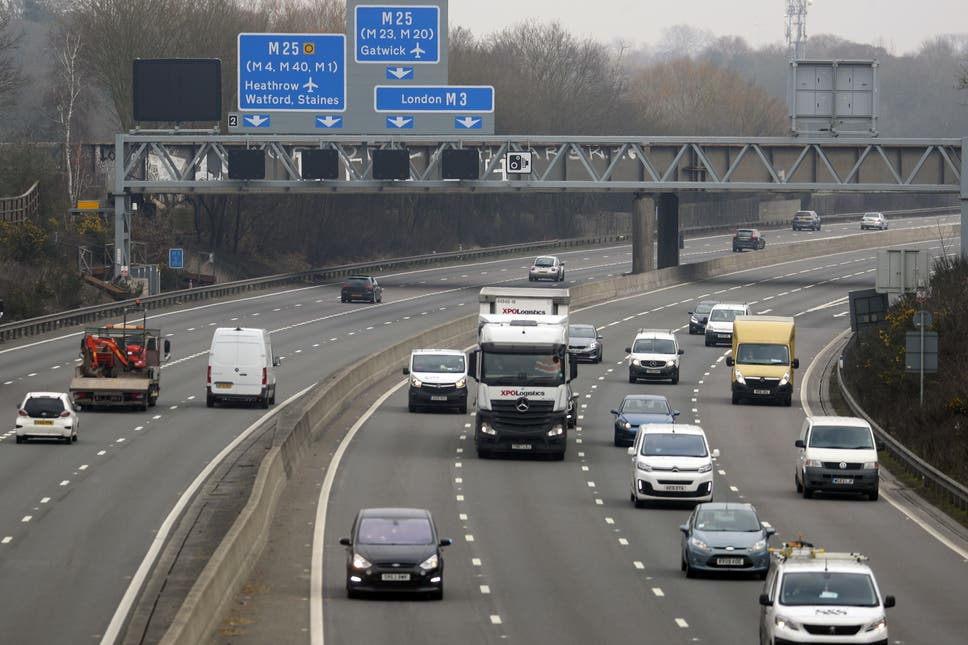
#> input picture highway1.jpg, 968 x 645 px
$ python hadidy.py
#> lines starting #> are read from the running program, lines starting #| are printed output that depends on the picture

import numpy as np
import cv2
import  matplotlib.pyplot as plt


def plt_image(img):
    plt.axis("off")
    plt.imshow(img,cmap="gray")
    plt.show()


def subtract_background(image, radius=50, light_bg=False):
        from skimage.morphology import white_tophat, black_tophat, disk
        str_el = disk(radius) #you can also use 'ball' here to get a slightly smoother result at the cost of increased computing time
        if light_bg:
            return  black_tophat(image, str_el)
        else:
            return white_tophat(image, str_el)

img=cv2.imread("highway1.jpg",0)
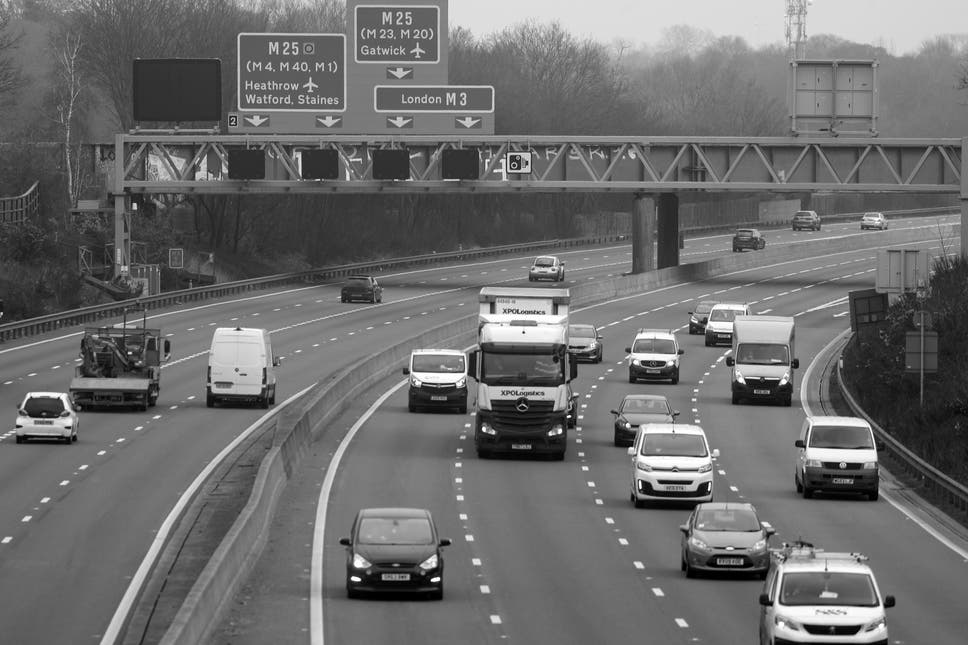
#> img: shape (645, 968); min 0, max 255, mean 108.9
img=subtract_background(img)
#> in subtract_background, `return white_tophat(image, str_el)`:
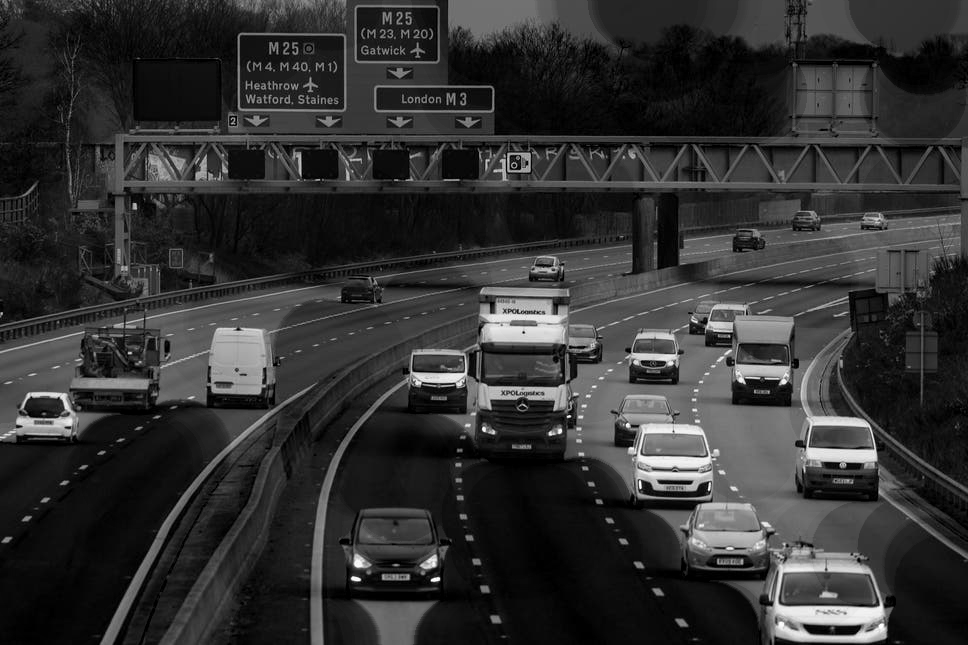
#> returned value: shape (645, 968); min 0, max 255, mean 49.3
plt_image(img)
